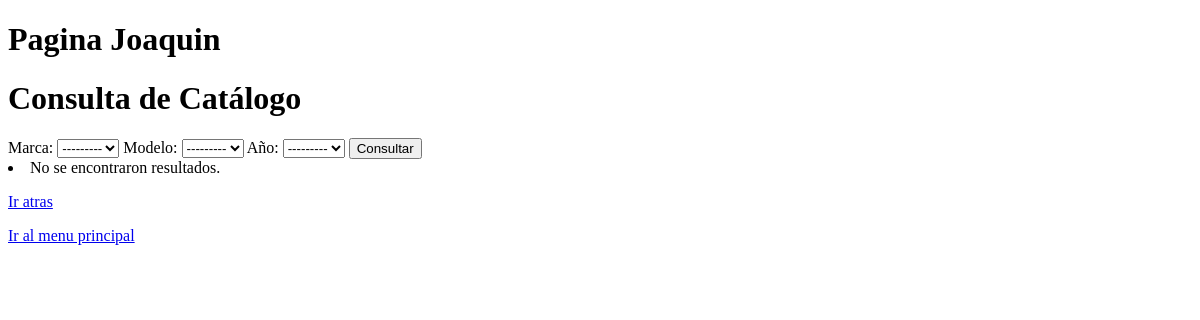
Page /catalogo/consulta/ on the earlier database version.
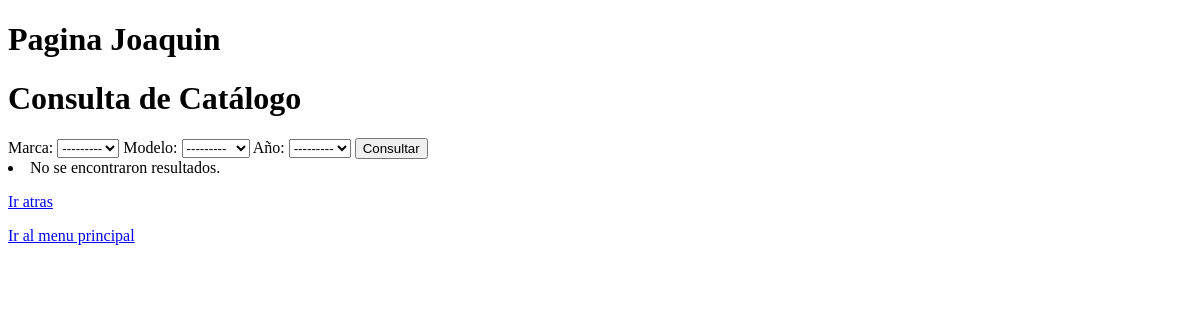
Same page on the later database version.
### catalogo/models.py (models this page shows)
class MarcaCategoria(models.Model):
    marca = models.CharField(max_length=100)
    class Meta:
        verbose_name = "marca"
        verbose_name_plural = "marca"
    def __str__(self) -> str:
        return self.marca

class ModeloCategoria(models.Model):
    modelo = models.CharField(max_length=100)
    class Meta:
        verbose_name = "modelo"
        verbose_name_plural = "modelo"
    def __str__(self) -> str:
        return self.modelo

class AñoCategoria(models.Model):
    año = models.IntegerField()
    class Meta:
        verbose_name = "año"
        verbose_name_plural = "año"
    def __str__(self) -> str:
        return f"{self.año}"

### catalogo/views.py (the view, shortened to what this page needs)
# urls.py: path('consulta/', views.consulta_catalogo, name='consulta_catalogo'),
def consulta_catalogo(request):
    resultados = None
    detalles_bateria = []
    form = ConsultaCatalogoForm()
    return render(request, 'catalogo/consulta_catalogo.html', {'form': form, 'resultados': resultados, 'detalles_bateria': detalles_bateria})

### catalogo/forms.py
class ConsultaCatalogoForm(forms.Form):
    marca = forms.ModelChoiceField(queryset=MarcaCategoria.objects.all(), required=False)
    modelo = forms.ModelChoiceField(queryset=ModeloCategoria.objects.all(), required=False)
    año = forms.ModelChoiceField(queryset=AñoCategoria.objects.all(), required=False)

### catalogo/templates/catalogo/consulta_catalogo.html (shortened to what this page needs)
{% extends "catalogo/base.html" %}
{% block content %}
    <h1>Consulta de Catálogo</h1>
    <form method="post">
        {{ form.as_table }}
        <button type="submit">Consultar</button>
    </form>
    {% if resultados %}
        <h2>Resultados:</h2>
        <ul>
            {% for item in resultados %}
                <li>Marca: {{ item.marca }}, Modelo: {{ item.modelo }}, Año: {{ item.año }}</li>
                <li>Descripción: {{ item.descripcion }}</li>
                <ul>
                    {% for detalle in detalles_bateria %}
                        <li>Bateria: {{ detalle.bateria }}</li>
                        <li>Marca: {{ detalle.marca }}</li>
                        <li>Tipo de Batería: {{ detalle.tipo_bateria }}</li>
                        <li>Positivo: {{ detalle.positivo }}</li>
                        <li>Amperaje: {{ detalle.amperaje }}</li>
                        <li>Potencia de arranque: {{ detalle.potencia_arranque }}</li>
                        <li>Tipo de borne: {{ detalle.tipo_borne }}</li>
                     {% endfor %}
                </ul>
            {% endfor %}
    {% else %}
        <li>No se encontraron resultados.</li>
    {% endif %}
    <p><a href="{% url 'catalogo:catalogo_list' %}">Ir atras</a></p>
    <p><a href="{% url 'home:index' %}">Ir al menu principal</a></p>
{% endblock content %}

Differences in the rows shown:
added MarcaCategoria: marca "---------"
added ModeloCategoria: modelo "---------"
added AñoCategoria: año "---------"
Other differences:
form field marca: "---------" → (not shown)
form field modelo: "---------" → (not shown)
form field año: "---------" → (not shown)
